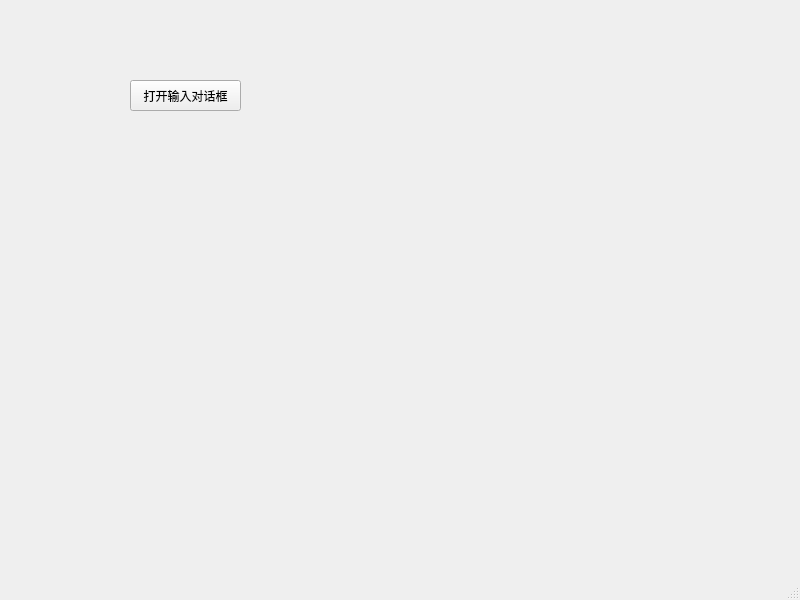
<?xml version="1.0" encoding="UTF-8"?>
<ui version="4.0">
 <class>MainWindow</class>
 <widget class="QMainWindow" name="MainWindow">
  <property name="geometry">
   <rect>
    <x>0</x>
    <y>0</y>
    <width>800</width>
    <height>600</height>
   </rect>
  </property>
  <property name="windowTitle">
   <string>MainWindow</string>
  </property>
  <widget class="QWidget" name="centralwidget">
   <widget class="QPushButton" name="openInputDialogBtn">
    <property name="geometry">
     <rect>
      <x>130</x>
      <y>80</y>
      <width>111</width>
      <height>31</height>
     </rect>
    </property>
    <property name="text">
     <string>打开输入对话框</string>
    </property>
   </widget>
  </widget>
  <widget class="QMenuBar" name="menubar">
   <property name="geometry">
    <rect>
     <x>0</x>
     <y>0</y>
     <width>800</width>
     <height>17</height>
    </rect>
   </property>
  </widget>
  <widget class="QStatusBar" name="statusbar"/>
 </widget>
 <resources/>
 <connections/>
</ui>
